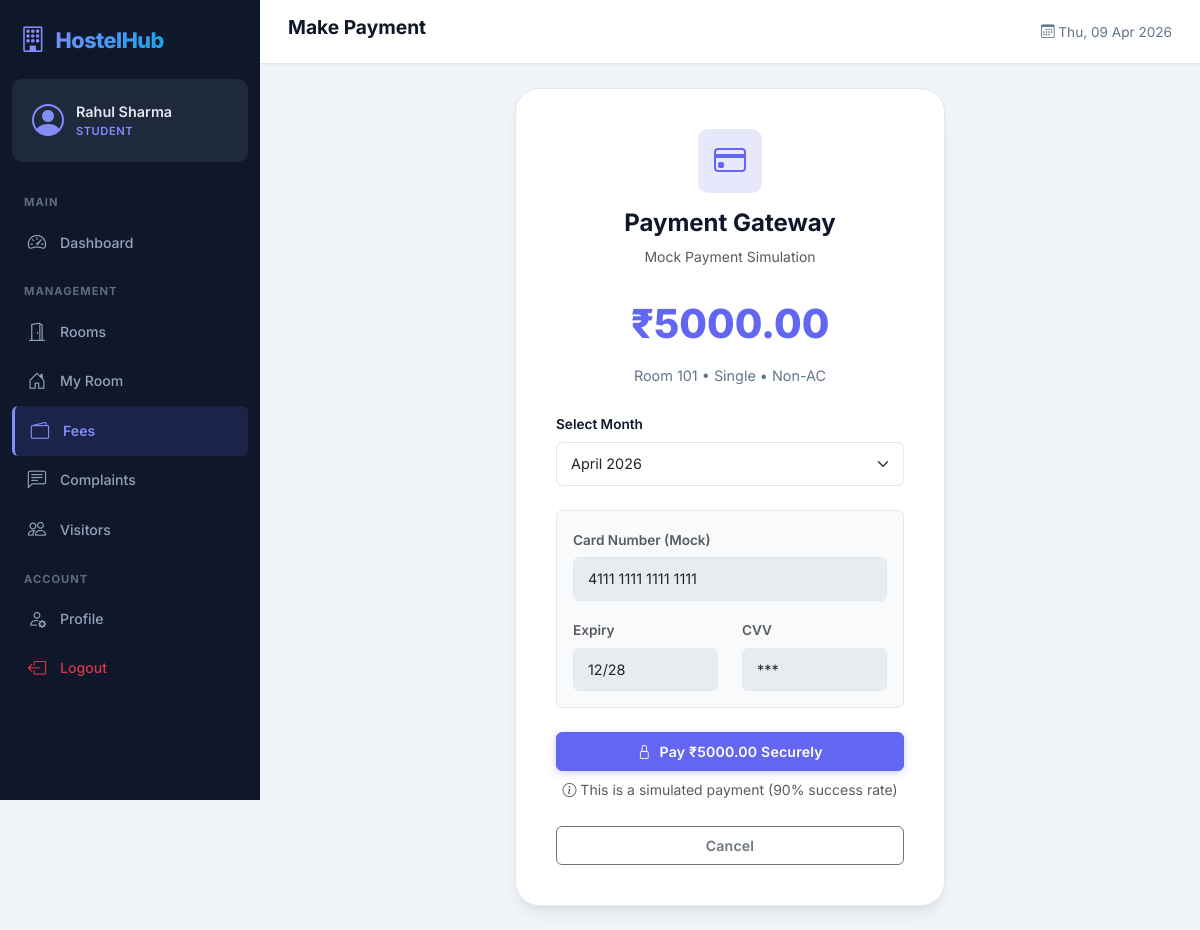
The page /fees/pay/ (signed in) on the database its author committed.
### apps/accounts/models.py (models this page shows, shortened)
class CustomUser(AbstractUser):
    ROLE_CHOICES = [
        ('student', 'Student'),
        ('admin', 'Admin'),
        ('warden', 'Warden'),
    ]
    role = models.CharField(max_length=10, choices=ROLE_CHOICES, default='student')
    phone = models.CharField(max_length=15, blank=True)
    parent_phone = models.CharField(max_length=15, blank=True, verbose_name='Parent/Guardian Phone')
    address = models.TextField(blank=True)
    institution = models.CharField(max_length=200, blank=True, verbose_name='College/Institution')
    profile_pic = models.ImageField(upload_to='profile_pics/', blank=True, null=True)
    class Meta:
        verbose_name = 'User'
        verbose_name_plural = 'Users'
    @property
    def is_student(self):
        return self.role == 'student'
    @property
    def is_hostel_admin(self):
        return self.role == 'admin' or self.is_superuser
    @property
    def is_warden(self):
        return self.role == 'warden'

### apps/fees/models.py (models this page shows, shortened)
class FeeStructure(models.Model):
    PERIOD_CHOICES = [
        ('monthly', 'Monthly'),
        ('quarterly', 'Quarterly'),
        ('yearly', 'Yearly'),
    ]
    room_type = models.CharField(max_length=10)
    is_ac = models.BooleanField(default=False)
    amount = models.DecimalField(max_digits=10, decimal_places=2)
    fee_period = models.CharField(max_length=10, choices=PERIOD_CHOICES, default='monthly')
    description = models.TextField(blank=True)
    class Meta:
        unique_together = ('room_type', 'is_ac', 'fee_period')

### apps/rooms/models.py (models this page shows, shortened)
class Room(models.Model):
    ROOM_TYPE_CHOICES = [
        ('single', 'Single'),
        ('double', 'Double'),
        ('triple', 'Triple'),
        ('dormitory', 'Dormitory'),
    ]
    room_number = models.CharField(max_length=20, unique=True)
    floor = models.PositiveIntegerField(default=1)
    room_type = models.CharField(max_length=10, choices=ROOM_TYPE_CHOICES, default='double')
    total_beds = models.PositiveIntegerField(default=2)
    is_ac = models.BooleanField(default=False, verbose_name='Air Conditioned')
    monthly_rent = models.DecimalField(max_digits=10, decimal_places=2, default=5000.00)
    description = models.TextField(blank=True)
    created_at = models.DateTimeField(auto_now_add=True)
    class Meta:
        ordering = ['floor', 'room_number']

### apps/fees/views.py (the view, shortened to what this page needs)
# urls.py: path('pay/', views.make_payment, name='make_payment'),
@login_required
def make_payment(request):
    allocation = Allocation.objects.filter(
        student=request.user, is_active=True
    ).select_related('bed', 'bed__room').first()
    if not allocation:
        messages.error(request, 'You do not have a room allocation. Cannot process payment.')
        return redirect('fees:fee_dashboard')
    room = allocation.bed.room
    fee_structure = FeeStructure.objects.filter(
        room_type=room.room_type, is_ac=room.is_ac
    ).first()
    amount = fee_structure.amount if fee_structure else room.monthly_rent
    now = timezone.now()
    months = []
    for i in range(12):
        month = now.month + i
        year = now.year + (month - 1) // 12
        month = ((month - 1) % 12) + 1
        from datetime import date
        d = date(year, month, 1)
        months.append(d.strftime('%B %Y'))
    context = {
        'amount': amount,
        'room': room,
        'months': months,
    }
    return render(request, 'fees/make_payment.html', context)

### templates/fees/make_payment.html (shortened to what this page needs)
{% extends 'base.html' %}
{% block page_title %}Make Payment{% endblock %}
{% block content %}
<div class="row justify-content-center">
    <div class="col-lg-6">
        <div class="payment-card animate-slide-up">
            <div class="text-center mb-4">
                <div class="stat-icon mx-auto mb-3" style="width:64px;height:64px;font-size:2rem;background:var(--primary-glow);color:var(--primary);">
                    <i class="bi bi-credit-card"></i>
                </div>
                <h4 class="fw-bold">Payment Gateway</h4>
                <p class="text-muted small">Mock Payment Simulation</p>
            </div>
            <div class="payment-amount">₹{{ amount }}</div>
            <div class="payment-info">
                Room {{ room.room_number }} • {{ room.get_room_type_display }} • {% if room.is_ac %}AC{% else %}Non-AC{% endif %}
            </div>
            <form method="POST">
                <div class="mb-4">
                    <label class="form-label">Select Month</label>
                    <select name="fee_month" class="form-select">
                        {% for month in months %}
                        <option value="{{ month }}">{{ month }}</option>
                        {% endfor %}
                    </select>
                </div>
                <div class="p-3 rounded mb-4" style="background:#f8fafc; border: 1px solid var(--border-color);">
                    <div class="mb-3">
                        <label class="form-label small text-muted">Card Number (Mock)</label>
                        <input type="text" class="form-control" value="4111 1111 1111 1111" disabled>
                    </div>
                    <div class="row">
                        <div class="col-6">
                            <label class="form-label small text-muted">Expiry</label>
                            <input type="text" class="form-control" value="12/28" disabled>
                        </div>
                        <div class="col-6">
                            <label class="form-label small text-muted">CVV</label>
                            <input type="text" class="form-control" value="***" disabled>
                        </div>
                    </div>
                </div>
                <button type="submit" class="btn btn-primary w-100 py-2">
                    <i class="bi bi-lock me-2"></i>Pay ₹{{ amount }} Securely
                </button>
                <p class="text-center mt-2 small text-muted">
                    <i class="bi bi-info-circle"></i> This is a simulated payment (90% success rate)
                </p>
            </form>
            <a href="{% url 'fees:fee_dashboard' %}" class="btn btn-outline-secondary w-100 mt-2">Cancel</a>
        </div>
    </div>
</div>
{% endblock %}

### templates/base.html (shortened to what this page needs)
{% load static %}
<!DOCTYPE html>
<html lang="en" data-bs-theme="light">
<head>
    <link href="https://cdn.jsdelivr.net/npm/bootstrap@5.3.3/dist/css/bootstrap.min.css" rel="stylesheet">
    <link rel="stylesheet" href="https://cdn.jsdelivr.net/npm/bootstrap-icons@1.11.3/font/bootstrap-icons.min.css">
    <link rel="stylesheet" href="{% static 'css/style.css' %}">
</head>
<body>
    {% if user.is_authenticated %}
    <div class="app-wrapper">
        <nav class="sidebar" id="sidebar">
            <div class="sidebar-header">
                <div class="brand">
                    <i class="bi bi-building"></i>
                    <span class="brand-text">HostelHub</span>
                </div>
            </div>
            <div class="sidebar-user">
                <div class="user-avatar">
                    <i class="bi bi-person-circle"></i>
                </div>
                <div class="user-info">
                    <span class="user-name">{{ user.get_full_name|default:user.username }}</span>
                    <span class="user-role badge-role">{{ user.get_role_display }}</span>
                </div>
            </div>
            <ul class="sidebar-nav">
                <li class="nav-section">Main</li>
                <li class="nav-item {% if request.resolver_match.url_name == 'home' %}active{% endif %}">
                    <a href="{% url 'dashboard:home' %}">
                        <i class="bi bi-speedometer2"></i>
                        <span>Dashboard</span>
                    </a>
                </li>
                <li class="nav-section">Management</li>
                <li class="nav-item {% if 'rooms' in request.resolver_match.app_name %}active{% endif %}">
                    <a href="{% url 'rooms:room_list' %}">
                        <i class="bi bi-door-open"></i>
                        <span>Rooms</span>
                    </a>
                </li>
                {% if user.is_student %}
                <li class="nav-item">
                    <a href="{% url 'rooms:my_room' %}">
                        <i class="bi bi-house-door"></i>
                        <span>My Room</span>
                    </a>
                </li>
                {% endif %}
                <li class="nav-item {% if 'fees' in request.resolver_match.app_name %}active{% endif %}">
                    <a href="{% url 'fees:fee_dashboard' %}">
                        <i class="bi bi-wallet2"></i>
                        <span>Fees</span>
                    </a>
                </li>
                <li class="nav-item {% if 'complaints' in request.resolver_match.app_name %}active{% endif %}">
                    <a href="{% url 'complaints:complaint_list' %}">
                        <i class="bi bi-chat-left-text"></i>
                        <span>Complaints</span>
                    </a>
                </li>
                <li class="nav-item {% if 'visitors' in request.resolver_match.app_name %}active{% endif %}">
                    <a href="{% url 'visitors:visitor_list' %}">
                        <i class="bi bi-people"></i>
                        <span>Visitors</span>
                    </a>
                </li>
                <li class="nav-section">Account</li>
                <li class="nav-item {% if request.resolver_match.url_name == 'profile' %}active{% endif %}">
                    <a href="{% url 'accounts:profile' %}">
                        <i class="bi bi-person-gear"></i>
                        <span>Profile</span>
                    </a>
                </li>
                <li class="nav-item">
                    <a href="{% url 'accounts:logout' %}" class="text-danger">
                        <i class="bi bi-box-arrow-left"></i>
                        <span>Logout</span>
                    </a>
                </li>
            </ul>
        </nav>
        <main class="main-content">
            <header class="top-navbar">
                <h1 class="page-title">{% block page_title %}Dashboard{% endblock %}</h1>
                <div class="navbar-actions">
                    <span class="welcome-text d-none d-sm-inline">
                        <i class="bi bi-calendar3"></i>
                        {% now "D, d M Y" %}
                    </span>
                </div>
            </header>
            <div class="content-area">
                {% block content %}{% endblock %}
            </div>
        </main>
    </div>
    {% endif %}
</body>
</html>

### rows shown on the page
CustomUser: get_full_name "Rahul Sharma", role "STUDENT"
FeeStructure: amount "5000.00"
Room: room_number "101", room_type "Single"

### other values the page prints
form field fee_month "April 2026"
